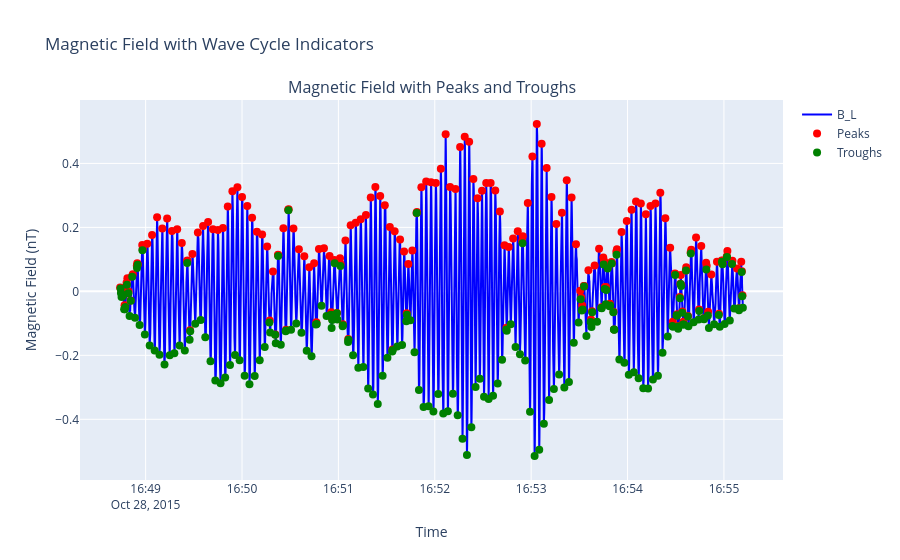

The notebook cell this image was saved under:
### Code cell
import numpy as np
from scipy.signal import find_peaks
import plotly.graph_objects as go
import plotly.subplots as sp

# Assume 'B_x' is the signal we want to analyze
signal = filtered_data['B_L'].values
time = filtered_data.index

# Find peaks (maxima) and troughs (minima)
peaks, _ = find_peaks(signal)
troughs, _ = find_peaks(-signal)

# Create subplots
fig = sp.make_subplots(rows=1, cols=1, subplot_titles=["Magnetic Field with Peaks and Troughs"])

# Plot the signal
fig.add_trace(go.Scatter(x=time, y=signal, mode='lines', name='B_L', line=dict(color='blue')))

# Add markers for peaks
fig.add_trace(go.Scatter(
    x=time[peaks], y=signal[peaks],
    mode='markers', name='Peaks', marker=dict(color='red', size=8)
))

# Add markers for troughs
fig.add_trace(go.Scatter(
    x=time[troughs], y=signal[troughs],
    mode='markers', name='Troughs', marker=dict(color='green', size=8)
))

# Update layout for interactivity
fig.update_layout(
    title="Magnetic Field with Wave Cycle Indicators",
    xaxis_title="Time",
    yaxis_title="Magnetic Field (nT)",
    height=600
)

fig.show()

### Figure 1 — Plotly figure (JSON) as saved in the notebook; plotly's stock layout.template omitted (floating-point values rounded to 4 significant figures; data arrays with more than 128 entries replaced by an {"elided": "..."} marker saying what was removed)
{"data": [{"line": {"color": "blue"}, "mode": "lines", "name": "B_L", "type": "scatter", "x": {"elided": "3104 str values"}, "y": {"elided": "3104 float values"}}, {"marker": {"color": "red", "size": 8}, "mode": "markers", "name": "Peaks", "type": "scatter", "x": {"elided": "202 str values"}, "y": {"elided": "202 float values"}}, {"marker": {"color": "green", "size": 8}, "mode": "markers", "name": "Troughs", "type": "scatter", "x": {"elided": "202 str values"}, "y": {"elided": "202 float values"}}], "layout": {"annotations": [{"font": {"size": 16}, "showarrow": false, "text": "Magnetic Field with Peaks and Troughs", "x": 0.5, "xanchor": "center", "xref": "paper", "y": 1, "yanchor": "bottom", "yref": "paper"}], "autosize": true, "title": {"text": "Magnetic Field with Wave Cycle Indicators"}, "xaxis": {"anchor": "y", "autorange": true, "domain": [0, 1], "range": ["2015-10-28 16:48:17.7972", "2015-10-28 16:55:38.1092"], "title": {"text": "Time"}, "type": "date"}, "yaxis": {"anchor": "x", "autorange": true, "domain": [0, 1], "range": [-0.588, 0.5966], "title": {"text": "Magnetic Field (nT)"}, "type": "linear"}}}
